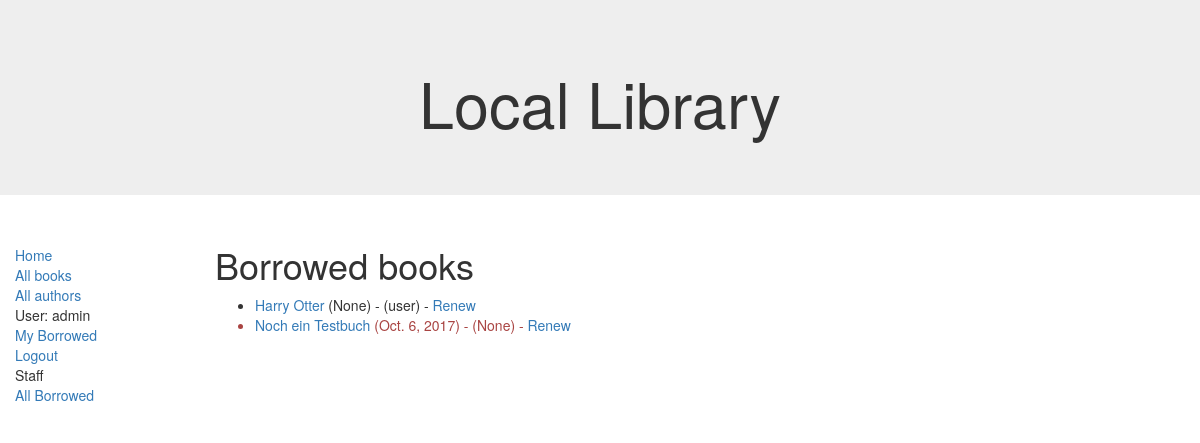
Before: /catalog/allborrowed/ (signed in) with the older database file.
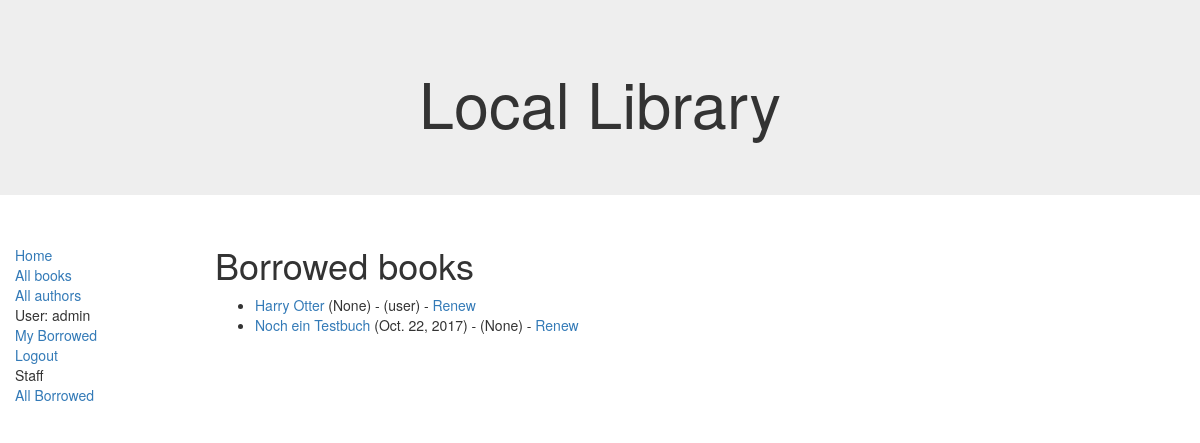
After: the same page with the newer database file.
### catalog/models.py (models this page shows, shortened)
class BookInstance(models.Model):
    id = models.UUIDField(primary_key=True, default=uuid.uuid4,
                          help_text="Unique ID for this particular book across whole library")
    book = models.ForeignKey('Book', on_delete=models.SET_NULL, null=True)
    imprint = models.CharField(max_length=200)
    due_back = models.DateField(null=True, blank=True)
    borrower = models.ForeignKey(User, on_delete=models.SET_NULL, null=True, blank=True)
    LOAN_STATUS = (
        ('m', 'Maintenance'),
        ('o', 'On loan'),
        ('a', 'Available'),
        ('r', 'Reserved'),
    )
    status = models.CharField(max_length=1, choices=LOAN_STATUS, blank=True, default='m', help_text='Book availability')
    @property
    def is_overdue(self):
        if self.due_back and date.today() > self.due_back:
            return True
        return False
    class Meta:
        ordering = ["due_back"]
        permissions = (("can_mark_returned", "Set book as returned"),)

class Book(models.Model):
    title = models.CharField(max_length=200)
    author = models.ForeignKey('Author', on_delete=models.SET_NULL, null=True)
    summary = models.TextField(max_length=1000, help_text="Enter a brief description.")
    isbn = models.CharField('ISBN', max_length=13, help_text="13 Characters.")
    genre = models.ManyToManyField(Genre, help_text="Select a genre for the book.")
    def display_genre(self):
        """Creates a string for the genre."""
        return ', '.join([genre.name for genre in self.genre.all()[:3]])
    display_genre.short_description = 'Genre'

### catalog/views.py (the view)
class LoanedBooksListView(PermissionRequiredMixin, generic.ListView):
    permission_required = 'catalog.can_mark_returned'
    model = BookInstance
    template_name = 'catalog/bookinstance_list_borrowed_staff.html'
    def get_queryset(self):
        return BookInstance.objects.filter(status__exact='o').order_by('due_back')

### catalog/templates/catalog/bookinstance_list_borrowed_staff.html
{% extends "base_generic.html" %}
{% block content %}
    <h1>Borrowed books</h1>
    {% if bookinstance_list %}
    <ul>
      {% for bookinst in bookinstance_list %}
      <li class="{% if bookinst.is_overdue %}text-danger{% endif %}">
        <a href="{% url 'book-detail' bookinst.book.pk %}">{{bookinst.book.title}}</a> ({{ bookinst.due_back }})
          - ({{ bookinst.borrower }})
          {% if perms.catalog.can_mark_returned %}- <a href="{% url 'renew-book-librarian' bookinst.id %}">Renew</a>  {% endif %}
      </li>
      {% endfor %}
    </ul>
    {% else %}
      <p>There are no books borrowed.</p>
    {% endif %}
{% endblock %}

### catalog/templates/base_generic.html (shortened to what this page needs)
<!DOCTYPE html>
<html lang="en">
<head>
  <link rel="stylesheet" href="https://maxcdn.bootstrapcdn.com/bootstrap/3.3.7/css/bootstrap.min.css">
  {% load static %}
  <link rel="stylesheet" href="{% static 'css/styles.css' %}">
</head>
<body>
  <div class="jumbotron text-center">
      <h1>Local Library</h1>
  </div>
  <div class="container-fluid">
    <div class="row">
      <div class="col-sm-2">
      {% block sidebar %}
      <ul class="sidebar-nav">
          <li><a href="{% url 'index' %}">Home</a></li>
          <li><a href="{% url 'books' %}">All books</a></li>
          <li><a href="{% url 'authors' %}">All authors</a></li>
          {% if user.is_authenticated %}
            <li>User: {{ user.get_username }}</li>
            <li><a href="{% url 'my-borrowed' %}">My Borrowed</a></li>
            <li><a href="{% url 'logout' %}?next={{request.path}}">Logout</a></li>
          {% else %}
            <li><a href="{% url 'login' %}?next={{request.path}}">Login</a></li>
          {% endif %}
          {% if perms.catalog.can_mark_returned %}
              <li>Staff</li>
              <li><a href="{% url 'all-borrowed' %}">All Borrowed</a></li>
          {% endif %}
      </ul>
     {% endblock %}
      </div>
      <div class="col-sm-10 ">
      {% block content %}{% endblock %}
      </div>
    </div>
  </div>
</body>
</html>

### catalog/static/css/styles.css (style rules this page uses)
.sidebar-nav { margin-top: 20px; padding: 0; list-style: none; }

Changed rows visible on the page:
changed BookInstance "Noch ein Testbuch": due_back "Oct. 6, 2017" → "Oct. 22, 2017"
